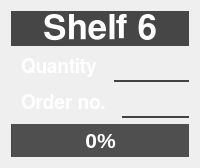
            <widget class="QGroupBox" name="groupBox_sh_6">
             <property name="styleSheet">
              <string notr="true">border: 2px oultine rgb(95,95,95);</string>
             </property>
             <property name="title">
              <string/>
             </property>
             <layout class="QVBoxLayout" name="verticalLayout_13">
              <item>
               <layout class="QVBoxLayout" name="verticalLayout_14">
                <item>
                 <widget class="QLabel" name="shelf_no_label_sh_6">
                  <property name="font">
                   <font>
                    <family>FreeSans</family>
                    <pointsize>26</pointsize>
                    <weight>75</weight>
                    <bold>true</bold>
                   </font>
                  </property>
                  <property name="styleSheet">
                   <string notr="true">border-color: rgb(83, 83, 83);
background-color: rgb(70, 70, 70);
color: rgb(255, 255, 255);</string>
                  </property>
                  <property name="frameShape">
                   <enum>QFrame::Panel</enum>
                  </property>
                  <property name="frameShadow">
                   <enum>QFrame::Raised</enum>
                  </property>
                  <property name="text">
                   <string>Shelf 6</string>
                  </property>
                  <property name="alignment">
                   <set>Qt::AlignCenter</set>
                  </property>
                 </widget>
                </item>
                <item>
                 <layout class="QHBoxLayout" name="horizontalLayout_13" stretch="0,0">
                  <item>
                   <widget class="QLabel" name="qty_descr_label_sh_6">
                    <property name="font">
                     <font>
                      <family>FreeSans</family>
                      <pointsize>14</pointsize>
                      <weight>75</weight>
                      <bold>true</bold>
                     </font>
                    </property>
                    <property name="styleSheet">
                     <string notr="true">border-color: rgb(130, 130, 130);
color: rgb(255, 255, 255);
padding: 5px;
</string>
                    </property>
                    <property name="frameShadow">
                     <enum>QFrame::Sunken</enum>
                    </property>
                    <property name="lineWidth">
                     <number>0</number>
                    </property>
                    <property name="text">
                     <string>Quantity</string>
                    </property>
                   </widget>
                  </item>
                  <item>
                   <widget class="QLabel" name="qty_label_sh_6">
                    <property name="minimumSize">
                     <size>
                      <width>0</width>
                      <height>0</height>
                     </size>
                    </property>
                    <property name="font">
                     <font>
                      <family>FreeSans</family>
                      <pointsize>15</pointsize>
                      <weight>75</weight>
                      <bold>true</bold>
                     </font>
                    </property>
                    <property name="styleSheet">
                     <string notr="true">border-bottom-style: solid;
border-bottom-color: rgb(66, 66, 66);
</string>
                    </property>
                    <property name="frameShape">
                     <enum>QFrame::Box</enum>
                    </property>
                    <property name="frameShadow">
                     <enum>QFrame::Plain</enum>
                    </property>
                    <property name="lineWidth">
                     <number>3</number>
                    </property>
                    <property name="text">
                     <string/>
                    </property>
                    <property name="alignment">
                     <set>Qt::AlignRight|Qt::AlignTrailing|Qt::AlignVCenter</set>
                    </property>
                    <property name="indent">
                     <number>-1</number>
                    </property>
                   </widget>
                  </item>
                 </layout>
                </item>
                <item>
                 <layout class="QHBoxLayout" name="horizontalLayout_14" stretch="0,1">
                  <item>
                   <widget class="QLabel" name="order_descr_label_sh_6">
                    <property name="font">
                     <font>
                      <family>FreeSans</family>
                      <pointsize>14</pointsize>
                      <weight>75</weight>
                      <bold>true</bold>
                     </font>
                    </property>
                    <property name="styleSheet">
                     <string notr="true">border-color: rgb(130, 130, 130);
color: rgb(255, 255, 255);
padding: 5px;
</string>
                    </property>
                    <property name="frameShadow">
                     <enum>QFrame::Plain</enum>
                    </property>
                    <property name="lineWidth">
                     <number>0</number>
                    </property>
                    <property name="text">
                     <string>Order no.</string>
                    </property>
                   </widget>
                  </item>
                  <item>
                   <widget class="QLabel" name="order_label_sh_6">
                    <property name="minimumSize">
                     <size>
                      <width>0</width>
                      <height>0</height>
                     </size>
                    </property>
                    <property name="font">
                     <font>
                      <family>FreeSans</family>
                      <pointsize>15</pointsize>
                      <weight>75</weight>
                      <bold>true</bold>
                     </font>
                    </property>
                    <property name="styleSheet">
                     <string notr="true">border-bottom-style: solid;
border-bottom-color: rgb(66, 66, 66);
</string>
                    </property>
                    <property name="frameShadow">
                     <enum>QFrame::Sunken</enum>
                    </property>
                    <property name="lineWidth">
                     <number>4</number>
                    </property>
                    <property name="text">
                     <string/>
                    </property>
                    <property name="alignment">
                     <set>Qt::AlignRight|Qt::AlignTrailing|Qt::AlignVCenter</set>
                    </property>
                    <property name="indent">
                     <number>2</number>
                    </property>
                   </widget>
                  </item>
                 </layout>
                </item>
                <item>
                 <widget class="QProgressBar" name="progressBar_sh_6">
                  <property name="font">
                   <font>
                    <pointsize>16</pointsize>
                    <weight>75</weight>
                    <bold>true</bold>
                   </font>
                  </property>
                  <property name="acceptDrops">
                   <bool>false</bool>
                  </property>
                  <property name="styleSheet">
                   <string notr="true">border-color: rgb(130, 130, 130);
background-color: rgb(79, 79, 79);
color: rgb(255, 255, 255);</string>
                  </property>
                  <property name="value">
                   <number>0</number>
                  </property>
                  <property name="alignment">
                   <set>Qt::AlignCenter</set>
                  </property>
                  <property name="orientation">
                   <enum>Qt::Horizontal</enum>
                  </property>
                  <property name="invertedAppearance">
                   <bool>false</bool>
                  </property>
                  <property name="textDirection">
                   <enum>QProgressBar::TopToBottom</enum>
                  </property>
                 </widget>
                </item>
               </layout>
              </item>
             </layout>
            </widget>
